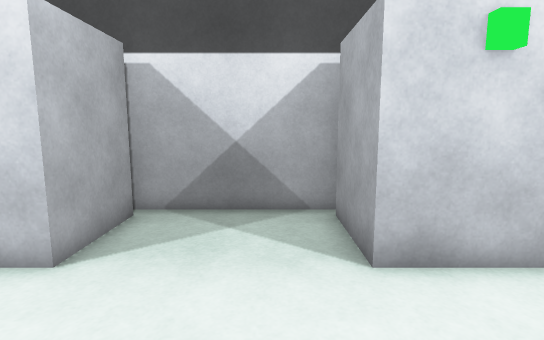
view 1 (above)

16 first-person views from a walk through a Unity game level. The camera is 1.2 m above the floor, tilts 8° down and sees 80° across. The floor is counted in squares, 0.5 m on a side. Each view is taken from the middle of a square. On the plan, view 1 faces up. The plan holds only what a view shows up to about 20 squares ahead; the rest is blank. The place goes on beyond the plan.

view 2
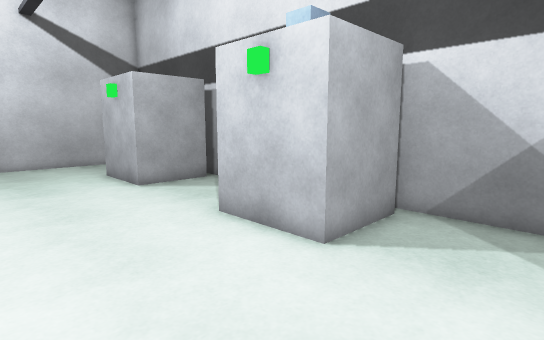

view 3
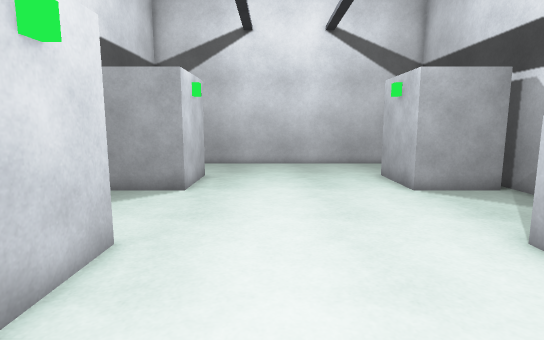

view 4
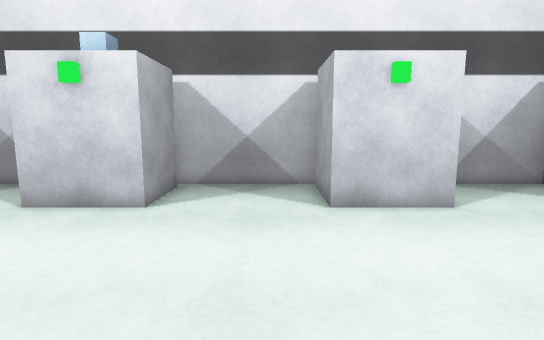

view 5
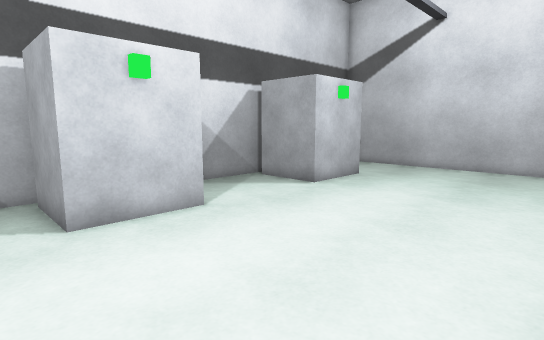

view 6
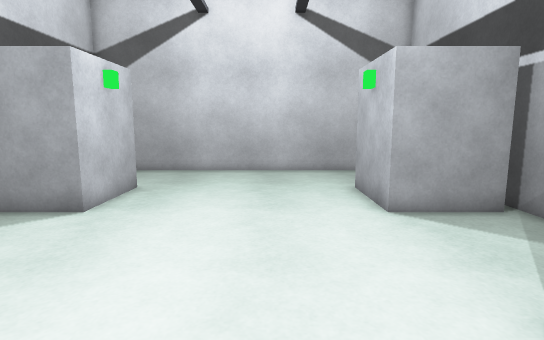

view 7
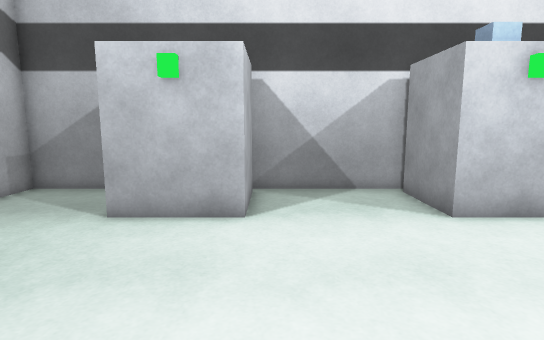

view 8
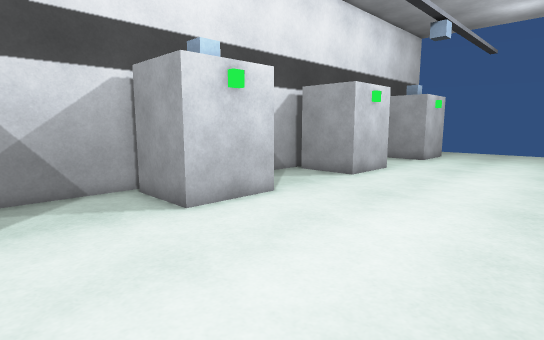

view 9
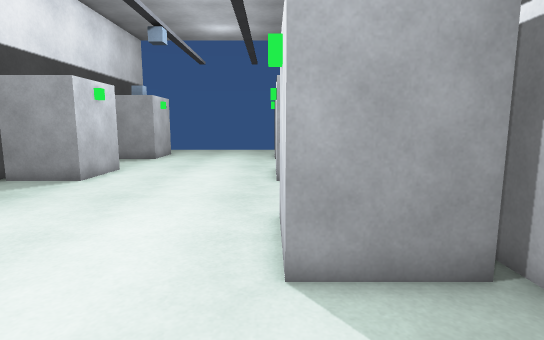

view 10
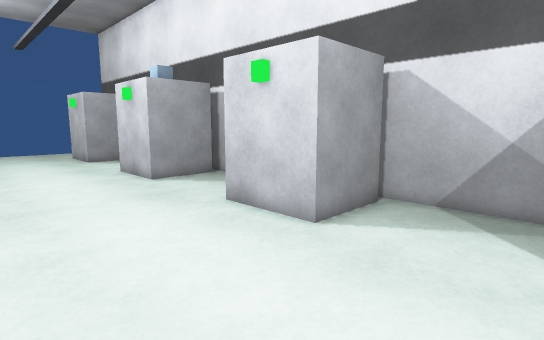

view 11
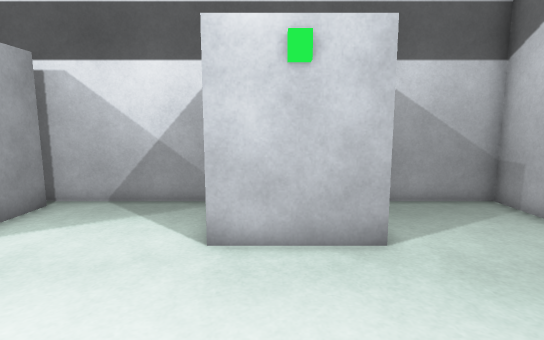

view 12
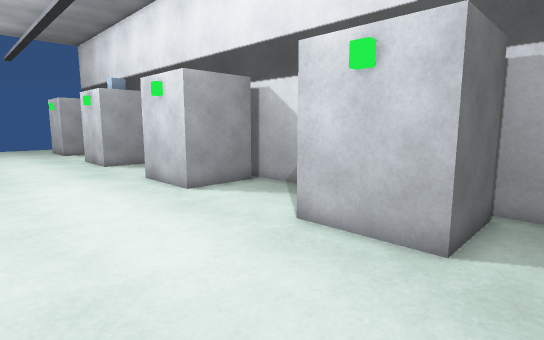

view 13
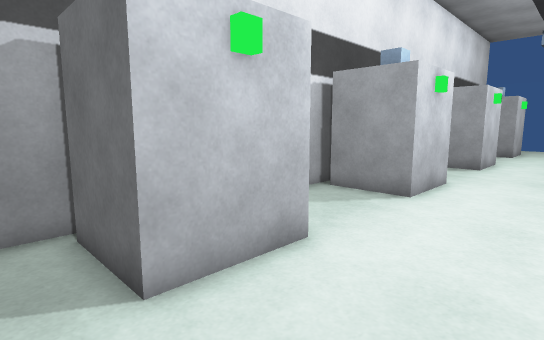

view 14
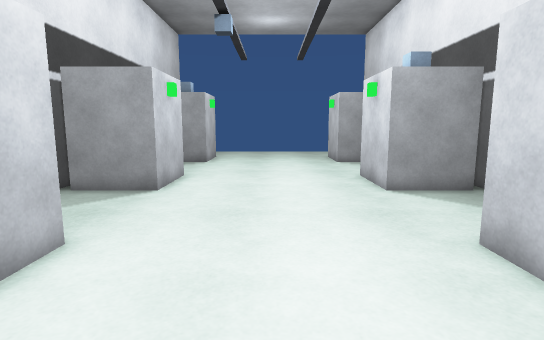

view 15
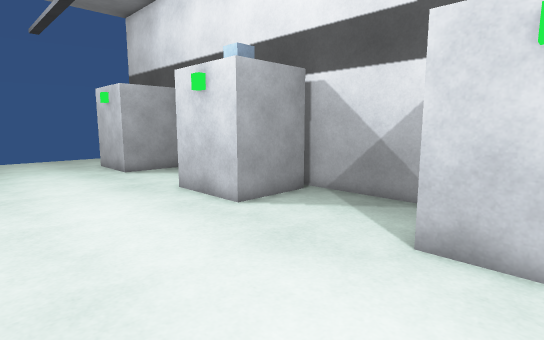

view 16
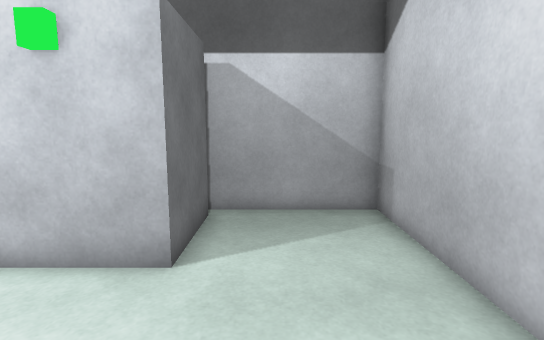

### Floor plan
Key: @ floor where view 1 was taken; # wall or solid block; . floor; O other object.
Columns run from 21 left of view 1 to 5 right of it. Each row starts with its distance up from view 1.
  9 #########################
  8 #....O  O.....O  O.....O
  7 #....O  O.....OOOO.....O
  6 #....O  O.....OOOO.....O
  5 #....OOOO.....OOOO.....OOOO
  4 #..........................
  3 #..........................
  2 #..........................
  1 #..........................
  0 #....................@.....
 -1 #..........................
 -2 #..........................
 -3 #....OOOO.....OOOO.....OOOO
 -4 #....O  O.....O  O.....OOO
 -5 #....O  O.....O  O.....OOO
 -6 #....O  O.....O  O.....O
 -7 ######  #################

Where each view was taken, in squares from view 1:
view 1: 0 up, 0 right, facing up
view 2: 0 up, 0 right, facing up-left
view 3: 0 up, 1 left, facing left
view 4: 6 up, 2 left, facing down
view 5: 5 up, 2 left, facing down-left
view 6: 2 up, 4 left, facing left
view 7: 3 down, 12 left, facing up
view 8: 3 down, 12 left, facing up-right
view 9: 3 down, 12 left, facing right
view 10: 3 up, 12 left, facing down-right
view 11: 3 up, 14 left, facing down
view 12: 3 up, 18 left, facing down-right
view 13: 1 up, 18 left, facing up-right
view 14: 1 up, 10 left, facing right
view 15: 3 up, 6 left, facing down-right
view 16: 2 up, 18 left, facing down
